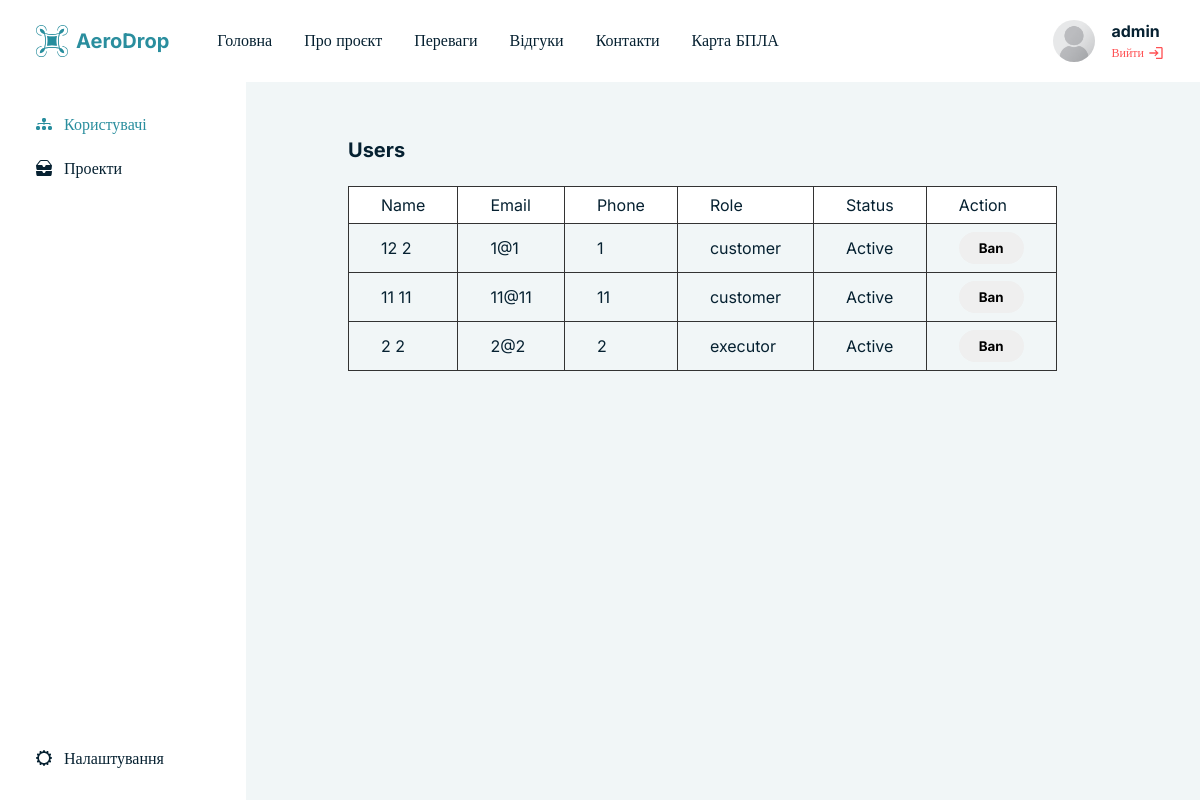
/admin/users (signed in), run on the app's committed database.
### tables this page shows
CREATE TABLE `users` (
  `id` char(36) NOT NULL,
  `name` varchar(255) NOT NULL,
  `lastName` varchar(255) NOT NULL,
  `avatar` varchar(255) DEFAULT NULL,
  `phone` varchar(20) NOT NULL,
  `email` varchar(255) NOT NULL,
  `password` varchar(255) NOT NULL,
  `role` enum('admin','customer','executor') DEFAULT NULL,
  `information` varchar(500) NOT NULL,
  `created_at` timestamp NOT NULL DEFAULT CURRENT_TIMESTAMP,
  `banned` tinyint(1) NOT NULL DEFAULT '0'
);

### assets/controller/controller.php (called while the page is built, shortened)
<?php
function adminUsers()
{
    $users = model_get_all_users();
    require_once './views/admin/users.php';
}

### model/user.php (called while the page is built, shortened)
<?php
function info_user($id)
{
    $connect = db_connect();
    $id = mysqli_real_escape_string($connect, $id);
    $user_all = mysqli_query($connect, "SELECT * FROM `users` WHERE id = '$id'");
    if ($user_all && mysqli_num_rows($user_all) > 0) {
        $user_info = mysqli_fetch_assoc($user_all);
        return $user_info;
    } else {
        return null;
    }
}
function model_get_all_users()
{
    $connect = db_connect();
    $query = "SELECT * FROM `users` WHERE `role` != 'admin'";
    $result = mysqli_query($connect, $query);
    $users = [];
    while ($row = mysqli_fetch_assoc($result)) {
        $users[] = $row;
    }
    return $users;
}

### views/admin/users.php (the view, shortened to what this page needs)
<!DOCTYPE html>
<html lang="en">
<head>
    <link rel="stylesheet" href="/assets/css/index.css">
</head>
<body>
    <div class="wrapper">
        <?php require_once './templates/header.php'; ?>
        <main class="crm">
            <?php require_once './templates/sidebar.php'; ?>
            <div class="crm__content">
                <div class="table">
                    <div class="crm__header">
                        <h5>Users</h5>
                    </div>
                    <table class="table__list">
                            <tr>
                                <td>Name</td>
                                <td>Email</td>
                                <td>Phone</td>
                                <td>Role</td>
                                <td>Status</td>
                                <td>Action</td>
                            </tr>
                            <?php foreach ($users as $user): ?>
                                <tr>
                                    <td><?= htmlspecialchars($user['name']) ?> <?= htmlspecialchars($user['lastName']) ?></td>
                                    <td><?= htmlspecialchars($user['email']) ?></td>
                                    <td><?= htmlspecialchars($user['phone']) ?></td>
                                    <td><?= htmlspecialchars($user['role']) ?></td>
                                    <td><?= $user['banned'] ? 'Banned' : 'Active' ?></td>
                                    <td>
                                        <form action="" method="post">
                                            <button type="submit" class="btn btn-danger btn-sm"><?= $user['banned'] ? 'Unban' : 'Ban' ?></button>
                                        </form>
                                    </td>
                                </tr>
                            <?php endforeach; ?>
                    </table>
                </div>
            </div>
        </main>
    </div>
</body>
</html>

### index.php (shortened to what this page needs)
<?php
require_once './controller/controller.php';
$uri = parse_url($_SERVER['REQUEST_URI'], PHP_URL_PATH);
if ('/admin/users' === $uri) {
    adminUsers();
    return;
}
?>

### templates/header.php (shortened to what this page needs)
<?php
if (isset($_SESSION['user_id'])) {
    $id = $_SESSION['user_id'];
    $info = info_user($id);
}
?>
<header class="header">
    <div class="header__container container-lg">
        <div class="header__main">
            <a href="" class="header__logo">
                <img src="/assets/img/logo.svg" alt="logo" class="header__logo-img">
                <span class="header__logo-text">AeroDrop</span>
            </a>
            <nav class="header__nav">
                <ul>
                    <li><a href="/" class="link-item">Головна</a></li>
                    <li><a href="/about" class="link-item">Про проєкт</a></li>
                    <li><a href="/#advantages" class="link-item">Переваги</a></li>
                    <li><a href="/#reviews" class="link-item">Відгуки</a></li>
                    <li><a href="/#contacts" class="link-item">Контакти</a></li>
                    <li><a href="/maps" class="link-item">Карта БПЛА</a></li>
                </ul>
            </nav>
        </div>
        <?php if (isset($_SESSION['user_id'])): ?>
            <div class="header__panel">
                <a href="/account/settings" class="header__panel-icon">
                    <img src="/<?= $info['avatar'] ?? 'assets/img/placeholder.png' ?>" alt="user-icon">
                </a>
                <div class="header__panel-info">
                    <p><?= htmlspecialchars($info['name']) ?></p>
                    <a href="/logout">
                        <span>Вийти</span>
                        <img src="/assets/img/exit.svg" alt="exit">
                    </a>
                </div>
            </div>
        <?php endif; ?>
    </div>
</header>

### templates/sidebar.php (shortened to what this page needs)
<div class="sidebar">
    <div class="container-lg">
        <div class="sidebar__main">
            <?php if ($_SESSION['user_role'] == 'admin'): ?>
                <div class="sidebar__list">
                    <ul class="sidebar__item">
                        <li>
                            <a href="/admin/users">
                                <span>Користувачі</span>
                            </a>
                        </li>
                        <li>
                            <a href="/admin/projects">
                                <span>Проекти</span>
                            </a>
                        </li>
                    </ul>
                </div>
            <?php endif; ?>
        </div>
        <div class="sidebar__bottom">
            <ul class="sidebar__item">
                <li>
                    <a href="/account/settings">
                        <span>Налаштування</span>
                    </a>
                </li>
            </ul>
        </div>
    </div>
</div>

### assets/css/index.css (style rules this page uses)
.crm { display:flex;flex-grow:1;height:calc(100vh - 92px) }
.crm__content { padding:56px 102px;width:100%;overflow:auto;position:relative }
.crm__header { display:flex;align-items:center;justify-content:space-between }
.table { display:flex;flex-direction:column;gap:24px }
.table__list { display:flex;flex-direction:column;gap:16px }
* { font-family:"Inter",serif;margin:0;padding:0;box-sizing:border-box;max-width:100%;outline:none }
body,html { color:#062131;background:#f1f6f7 }
.wrapper { min-height:100vh;display:flex;flex-direction:column }
.container-lg { width:100%;padding:0 36px }
button,a { text-decoration:none;transition:.2s;cursor:pointer }
.btn { text-decoration:none;font-weight:700;border:none }
.btn-sm { border-radius:60px;padding:8px 20px }
h5 { font-size:20px;font-weight:700 }
table { border-collapse:collapse }
table tr:first-child td { background-color:#fff }
table tr td { padding:8px 32px;border:1px solid #333 }
.header { position:sticky;top:0;padding:20px 0;background-color:#fff;z-index:9 }
.header__container { display:flex;align-items:center;justify-content:space-between }
.header__main { display:flex;align-items:center;gap:48px }
.header__logo { display:flex;align-items:center;gap:8px }
.header__logo-text { font-weight:700;color:#2a8e9e;font-size:20px }
.header__nav ul { display:flex;gap:32px }
.header__nav ul li { list-style:none }
.header__nav ul li a { font-size:16px;color:#062131 }
.header__panel { display:flex;align-items:center;gap:16px }
.header__panel-info { display:flex;flex-direction:column;gap:4px }
.header__panel-info p { font-size:16px;font-weight:700 }
.header__panel-info a { display:flex;align-items:center;gap:4px;color:#ff5154 }
.header__panel-info a span { font-size:12px }
.header__panel-icon { width:42px;height:42px }
.header__panel-icon img { border-radius:100%;width:100%;height:100%;-o-object-fit:cover;object-fit:cover;display:flex }
.link-item::after { content:"";display:block;width:0;height:2px;background:#2a8e9e;transition:width .3s }
.sidebar { background-color:#fff;padding:32px 0;width:246px;flex-shrink:0 }
.sidebar .container-lg { display:flex;flex-direction:column;height:100%;justify-content:space-between }
.sidebar__main .sidebar__list { display:flex;flex-direction:column;gap:24px }
.sidebar__item { display:flex;flex-direction:column;gap:24px }
.sidebar__item li { list-style:none }
.sidebar__item li a { display:flex;align-items:center;gap:12px }
.sidebar__item li a span { font-size:16px;font-weight:500;color:#062131 }
.sidebar__item li a svg { fill:#062131 }
.sidebar__item li a.active span { color:#2a8e9e }
.sidebar__item li a.active svg { fill:#2a8e9e }

### data on the page
users: name "admin"
users: name "12", lastName "2", email "1@1", phone "1", role "customer", banned "Active"
users: name "11", lastName "11", email "11@11", phone "11", role "customer", banned "Active"
users: name "2", lastName "2", email "2@2", phone "2", role "executor", banned "Active"
